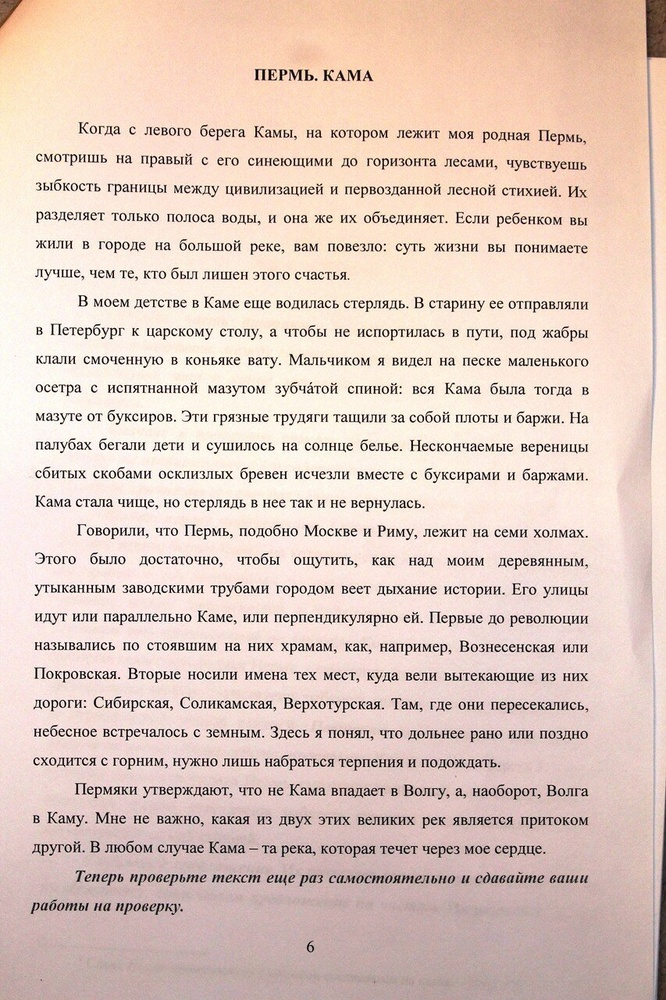
#> input picture Scan_image/tests_rus/rus_photo1.jpg, 666 x 1000 px, shrunk from 853 x 1280 before the run
$ python scan_image.py
#> lines starting #> are read from the running program, lines starting #| are printed output that depends on the picture; after the words box and inside, x2 and y2 are one past the last pixel; in counts of white or black regions, pixels touching at a corner belong together
#> in scan_image, image is the input picture: shape (1000, 666, 3); mean B, G, R 191.1, 201.5, 223.5
import os

import pytesseract
import cv2
import numpy as np

def remove_noise(image):
    return cv2.fastNlMeansDenoisingColored(image, None, 10, 10, 7, 15)


def normalizing(image):
    norm_img = np.zeros((image.shape[0], image.shape[1]))
    image = cv2.normalize(image, norm_img, 0, 255, cv2.NORM_MINMAX)
    return image


def gray(image):
    return cv2.cvtColor(image, cv2.COLOR_BGR2GRAY)
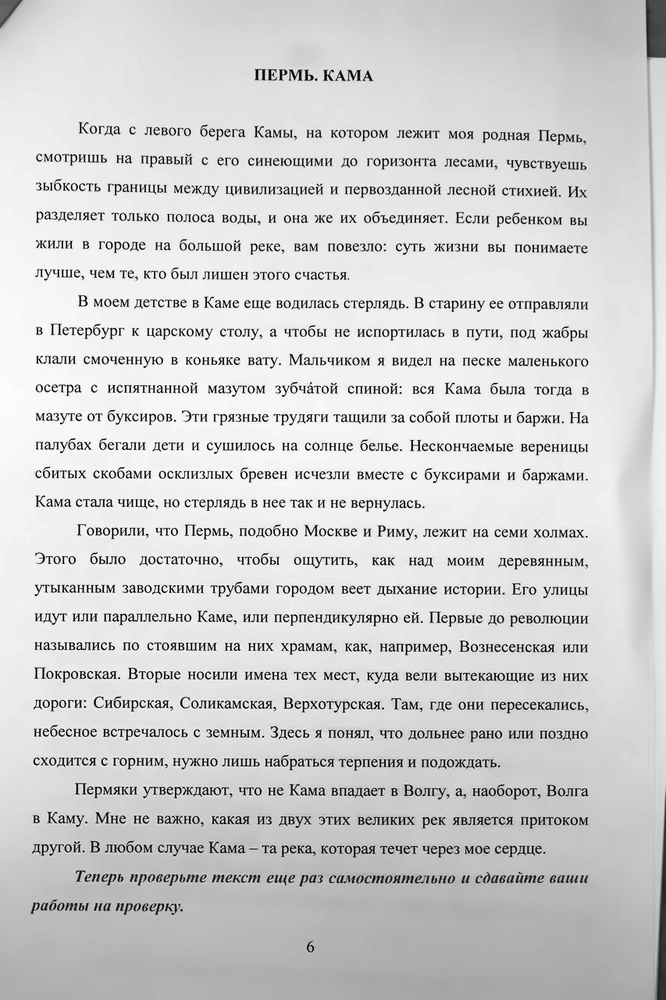
#> returned value: shape (1000, 666); min 0, max 254, mean 206.8


def thresholding(image):
    ret, im = cv2.threshold(image, 0, 255, cv2.THRESH_OTSU | cv2.THRESH_BINARY_INV)
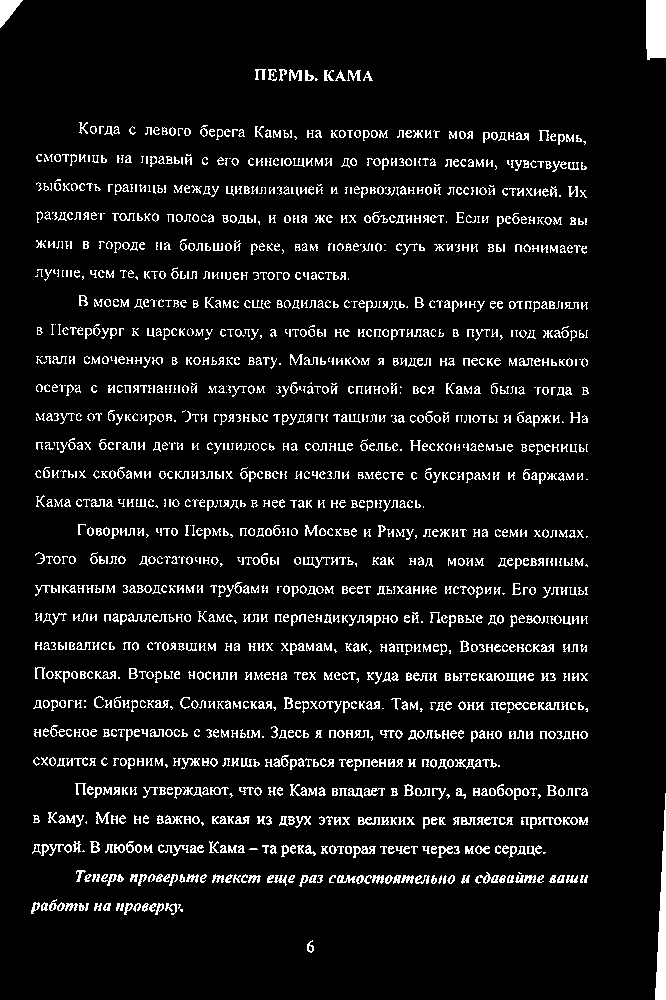
#> im: shape (1000, 666); 7.6% white in thin lines or dots
#> ret = 144
    return im


def scan_image(name_image, language):
    image = cv2.imread(name_image)
    image = normalizing(image)#нормализация изображения
    image = remove_noise(image)#удаление шума
    image = gray(image)
    image = thresholding(image)#бинаризация
    print(pytesseract.image_to_string(image, lang=language))
#> (this line was passed over: pytesseract is not available in this run)


def scan_images(name_of_directory, language='eng'):
    for root, dirs, file_names in os.walk(name_of_directory):
        for file_name in file_names:
            if language == 'rus':
                language += '+eng'
            scan_image(name_of_directory + file_name, language)

scan_image('tests_rus/rus_photo1.jpg', 'rus')

$ run again, with Scan_image/tests_rus/rus_photo3.jpg copied over Scan_image/tests_rus/rus_photo1.jpg
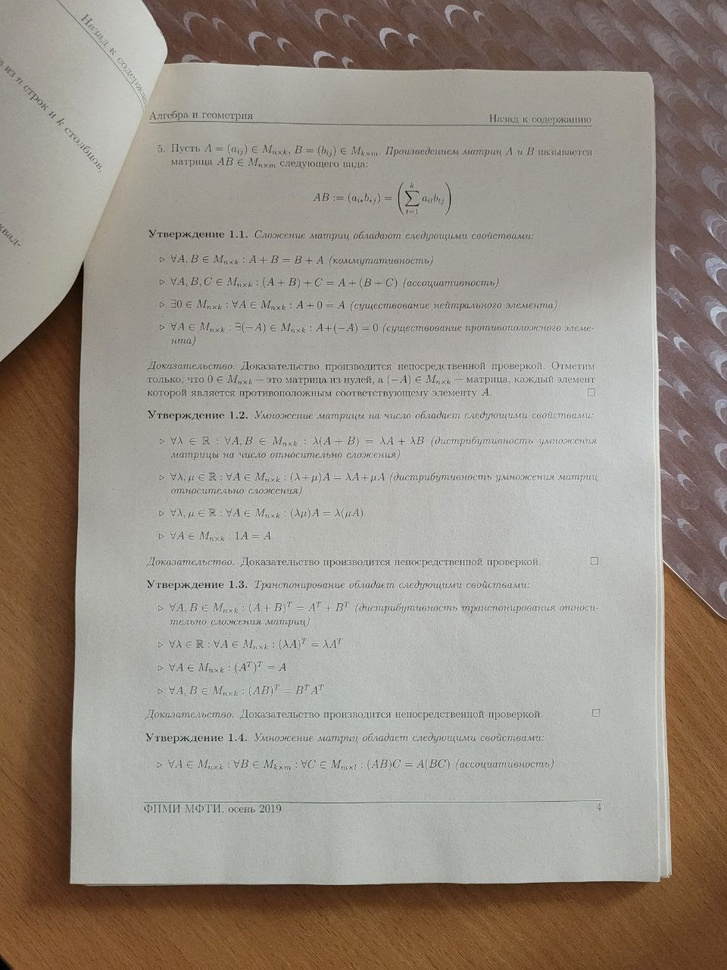
#> input picture Scan_image/tests_rus/rus_photo3.jpg, 727 x 970 px, shrunk from 960 x 1280 before the run
#> in scan_image, image is the input picture: shape (970, 727, 3); mean B, G, R 135.6, 145.2, 153.7
#> in gray, `return cv2.cvtColor(image, cv2.COLOR_BGR2GRAY)`:
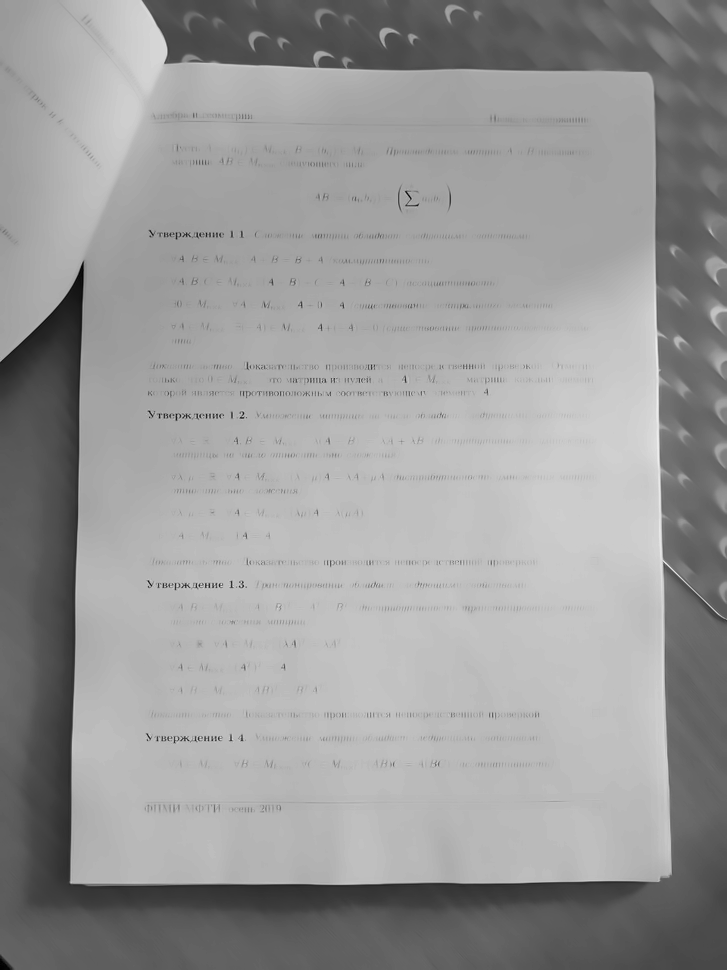
#> returned value: shape (970, 727); min 0, max 240, mean 153.5
#> in thresholding, `ret, im = cv2.threshold(image, 0, 255, cv2.THRESH_OTSU | cv2.THRESH_BI..`:
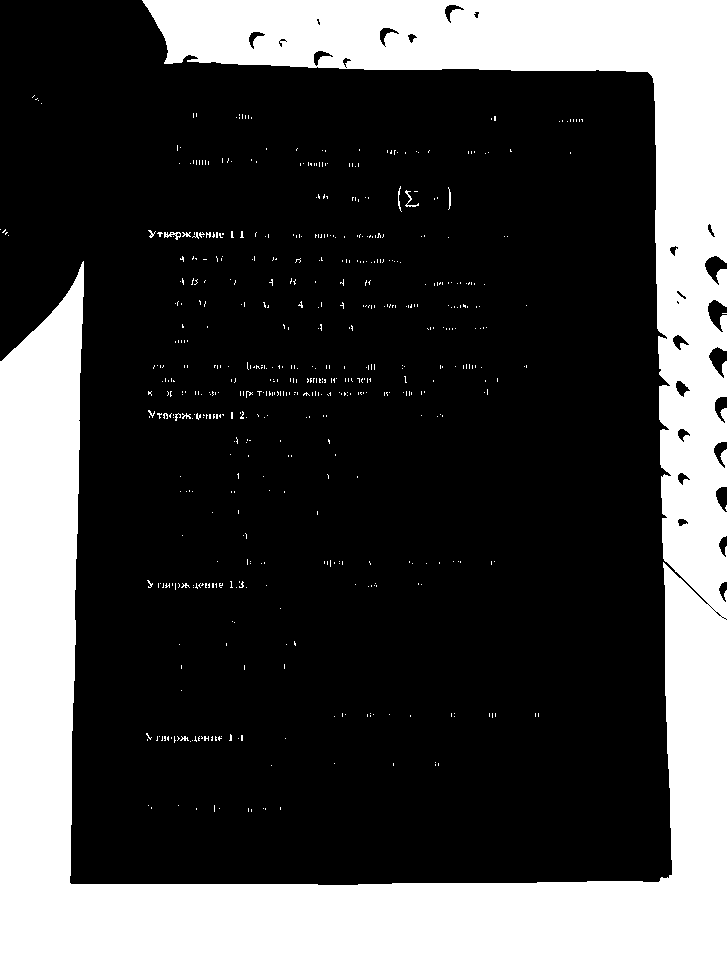
#> im: shape (970, 727); 28% white; 597 white regions (583 under 20 px), largest, box (x1, y1, x2, y2) and area: (0, 0, 727, 970) 194991, (164, 232, 181, 240) 65, (405, 190, 419, 207) 57
#> ret = 133
